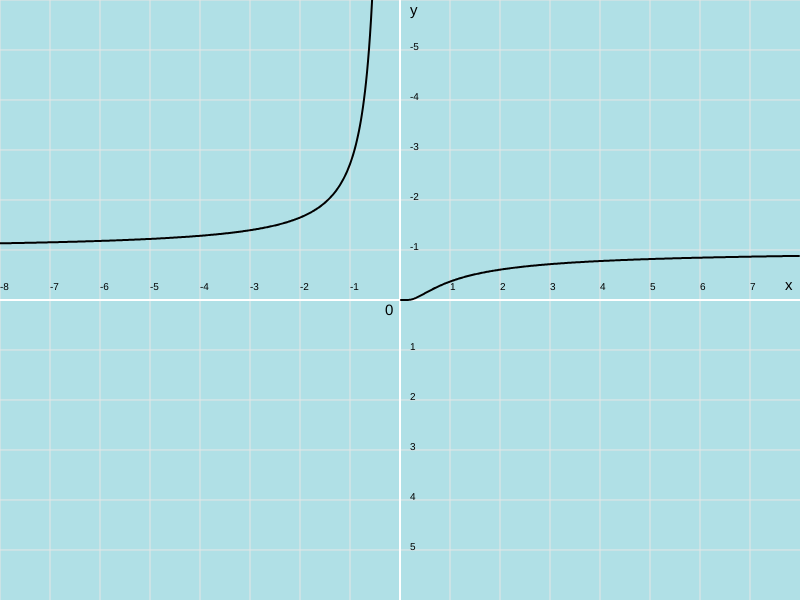
Frame 1 (no input)
Frame 60 (no input): identical to frame 1, image omitted
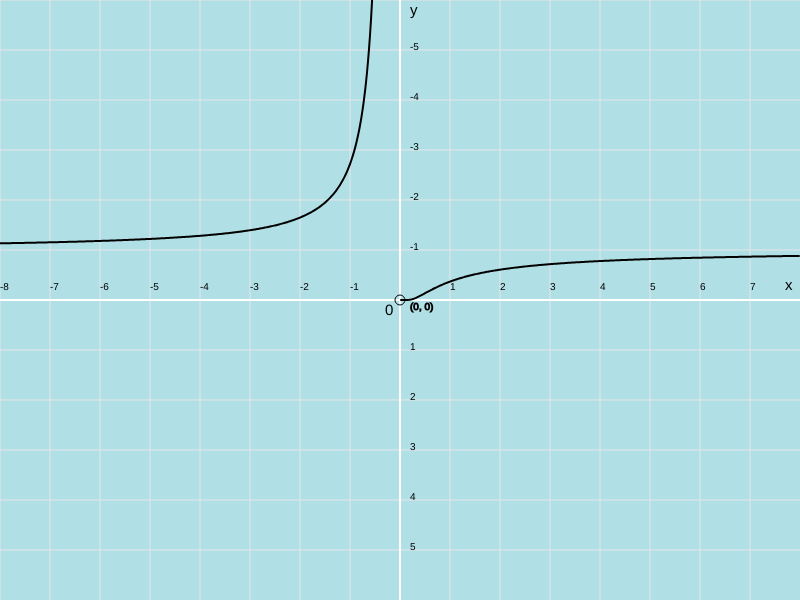
Frame 120 (the mouse pressed at the canvas centre since frame 60)

The p5.js sketch that drew these frames (run headless with seeded random() and noise() and a simulated clock; from frame 60 on, the mouse is pressed at the canvas centre):

// p5.js sketch
// ── sketch.js
let cellSize = 50; //scaleと一致させると1メモリ = x,yでの1の変化と一致するが、cellSizeをscaleの1/10にするとx,yでいう0.1のメモリになる
let scale = 50; //グラフをどれくらいzoom in/zoom outして表示するか？(100の時は100倍原点に近いところだけ見る)

function setup() {
    createCanvas(800, 600);
    background(176, 224, 230);
    // 原点をキャンバスの中心に設定
    translate(width / 2, height / 2);
    drawGrid(cellSize); //スケール (1にすると1pixelが y=f(x)でx, yの1分の変化になる、10にすると10pixelで1になる)
    drawAxis();


    // x = 0の未定義部分で左右に分割してグラフを描画する
    stroke(0);
    strokeWeight(2);
    noFill();

    beginShape();
    for (let x = -width / 2; x < 0; x += 1) {
        let y = targetFunction(x);
        stroke(0);
        vertex(x, y);
    }
    endShape();

    beginShape();
    for (let x = 1; x < width / 2; x += 1) {
        let y = targetFunction(x);
        stroke(0);
        vertex(x, y);
    }
    endShape();
}

function draw() {

}


function drawAxis() {
    console.log("drawAxis");
    // x軸とy軸を描画
    stroke(255);
    strokeWeight(2);
    line(-width / 2, 0, width / 2, 0); // x軸
    line(0, -height / 2, 0, height / 2); // y軸

    //原点の0
    textSize(15);
    fill(0);
    noStroke();
    text("0", - 15, 15);

    //軸ラベルの描画
    text(`x`, width / 2 - 15, -10);
    text(`y`, 10, -height / 2 + 15);

}

function drawGrid(cellSize) {

    // 縦線を描画
    for (let x = -width / 2; x < width / 2; x += cellSize) {
        stroke(230); // グリッドの色
        strokeWeight(1); // グリッドの線の太さ
        line(x, -height / 2, x, height / 2);

        if (x != 0) {//原点はメモリ不要なので除外
            textSize(10);
            fill(0);
            noStroke();
            text(`${x / cellSize * (cellSize / scale)}`, x, - 10);
        }


    }

    // 横線を描画
    for (let y = - height / 2; y < height / 2; y += cellSize) {
        stroke(230); // グリッドの色
        strokeWeight(1); // グリッドの線の太さ
        line(-width / 2, y, width / 2, y);

        if (y != 0) {//原点はメモリ不要なので除外
            textSize(10);
            fill(0);
            noStroke();
            text(`${y / cellSize * (cellSize / scale)}`, 10, y);
        }

    }

}

function mousePressed() {
    translate(width / 2, height / 2);
    drawPointer(mouseX - width / 2);
}

function drawPointer(x) {
    let y = targetFunction(x);
    stroke(0);
    strokeWeight(1);
    noFill();
    ellipse(x, y, 10, 10);
    textSize(10);
    //表示される数字がメモリと一致するように、scaleで割り算し、小数点1桁まで表示するように四捨五入
    text(`(${Math.round(x / scale * 10) / 10}, ${Math.round(y / scale * 10) / 10})`, x + 10, y + 10);
}

//グラフとして描画したい関数、x座標を入れると(x, y)座標を戻す
function targetFunction(x) {
    // console.log("targetFunction");
    let y;
    let scaledX = x / scale; // スケーリング
    // console.log(Math.E);
    y = pow(Math.E, -1 / scaledX);
    // console.log("y is ", y);
    let scaledY = (-1) * (y * scale); //(y軸を上向きに取るために-1倍)
    console.log("(x , scaledY) = ", `(${x}, ${scaledY})`);
    return scaledY;
}
